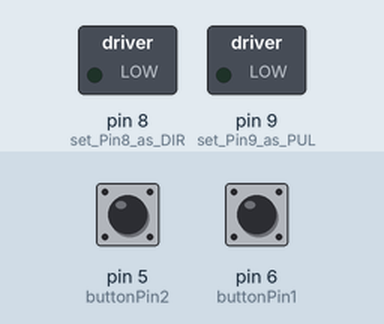
Simulated run of this sketch. Board: Arduino Uno, built with avr-gcc and run on an emulated ATmega328P. On the bench: switched loads named in the sketch (green lamp = pin HIGH). The test bench sets the inputs (shaded band); at power-on: pin 5 (buttonPin2) LOW, pin 6 (buttonPin1) HIGH.

Above: at 1.2 s.
1.3 s: pin 5 (buttonPin2) pulled HIGH for 0.15 s
At 2.2 s:
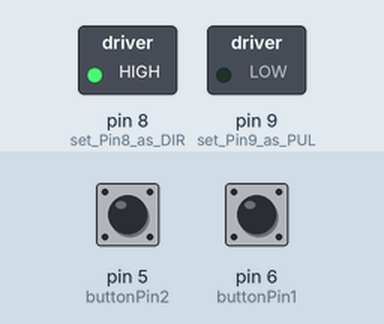
3.0 s: pin 6 (buttonPin1) pulled LOW for 1 s
At 3.6 s:
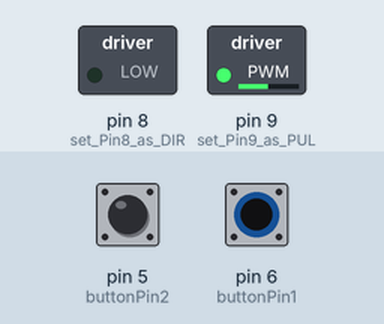
5.5 s: pin 6 (buttonPin1) pulled LOW for 3.2 s
At 9.2 s:
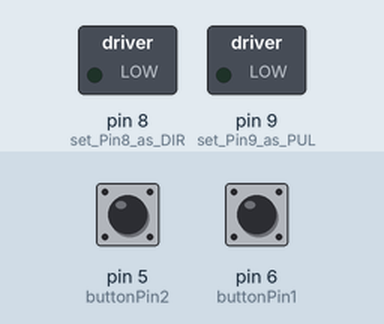
10.2 s: pin 5 (buttonPin2) pulled HIGH for 1 s
At 11.0 s:
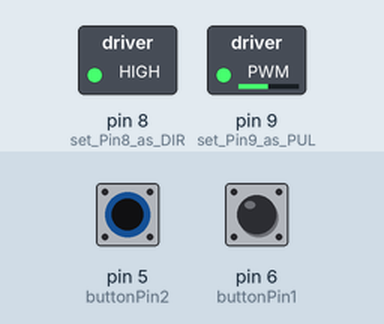
12.7 s: pin 5 (buttonPin2) driven HIGH and pin 6 (buttonPin1) driven LOW
At 13.0 s:
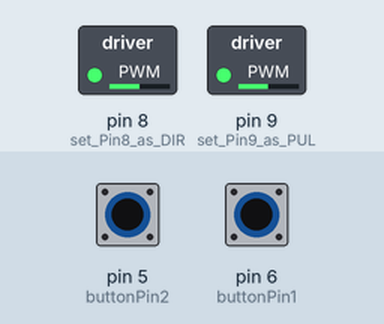
14.2 s: pin 6 (buttonPin1) driven HIGH
At 15.3 s:
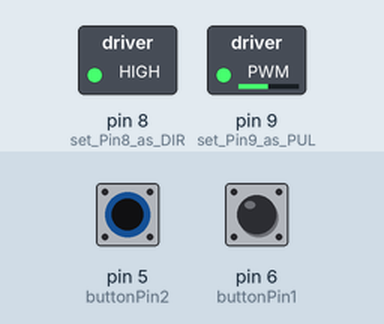
Timing chart, 0 to 16.7 s (numbered marks = the images above; inputs shaded):
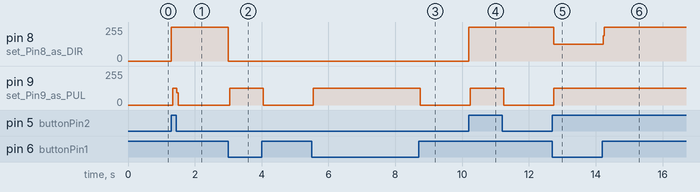

Measured:
- after the input at 1.3 s, pin 8 (set_Pin8_as_DIR): 0/255 → 255/255 at once; pin 9 (set_Pin9_as_PUL): 0/255 → 124/255 at once, → 0/255 0.12 s later
- after the input at 3.0 s, pin 8 (set_Pin8_as_DIR): 255/255 → 0/255 at once; pin 9 (set_Pin9_as_PUL): 0/255 → 124/255 at once, → 0/255 1.0 s later
- after the input at 5.5 s, pin 9 (set_Pin9_as_PUL): 0/255 → 124/255 at once, → 0/255 3.2 s later
- after the input at 10.2 s, pin 8 (set_Pin8_as_DIR): 0/255 → 255/255 at once; pin 9 (set_Pin9_as_PUL): 0/255 → 124/255 at once, → 0/255 1.0 s later
- after the input at 12.7 s, pin 8 (set_Pin8_as_DIR): 255/255 → 126/255 at once; pin 9 (set_Pin9_as_PUL): 0/255 → 125/255 at once
- after the input at 14.2 s, pin 8 (set_Pin8_as_DIR): 126/255 → 255/255 at once

The sketch:

stepperMotorTest.ino
```cpp
int x;

#define buttonPin1 6  // the number of the pushbutton
#define buttonPin2 5

int motorSpeed = 100;
int motorDistance = 4;
// variables will change:


void setup() {
  pinMode(9, OUTPUT);  // set Pin9 as PUL
  pinMode(8, OUTPUT);  // set Pin8 as DIR

  // initialize the pushbutton pin as an input:
  pinMode(buttonPin1, INPUT_PULLUP);
  pinMode(buttonPin2, INPUT);
}
void loop() {

if(!digitalRead(buttonPin1)){
  digitalWrite(8, LOW);  // set high level direction
  for (x = 0; x < motorDistance; x++) {
    digitalWrite(9, HIGH);
    delayMicroseconds(motorSpeed);
    digitalWrite(9, LOW);
    delayMicroseconds(motorSpeed);
  }
}

if(digitalRead(buttonPin2)){
  digitalWrite(8, HIGH);     // set high level direction
  for (x = 0; x < motorDistance; x++) {
    digitalWrite(9, HIGH);   // Output high
    delayMicroseconds(motorSpeed);  // set rotate speed
    digitalWrite(9, LOW);    // Output low
    delayMicroseconds(motorSpeed);  // set rotate speed
  }
}

}
```
